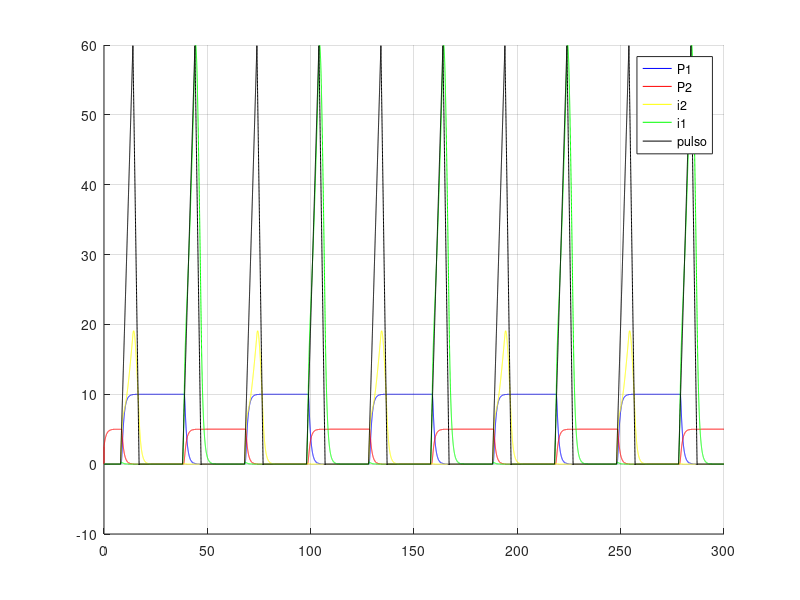
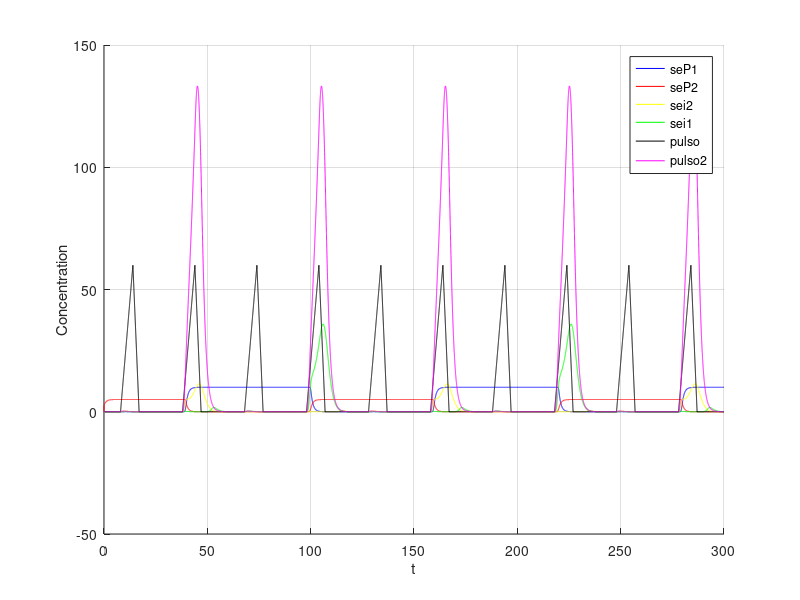
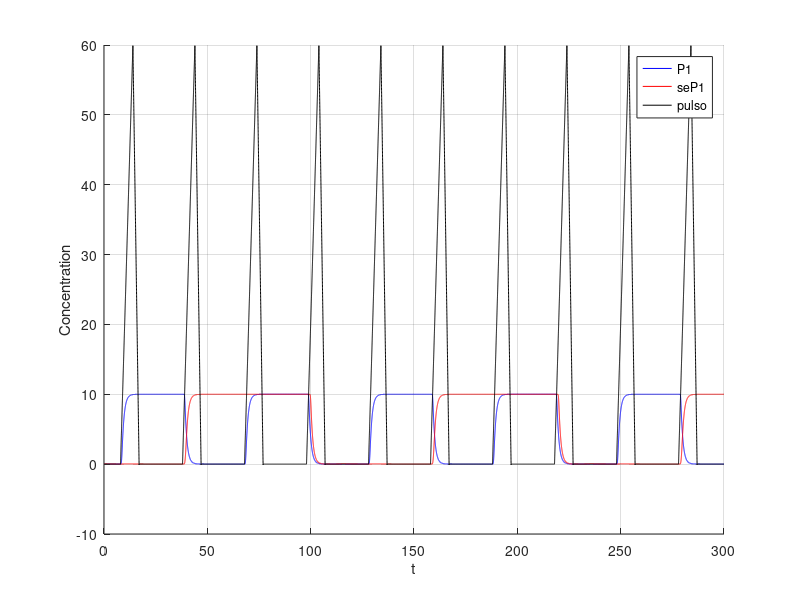

Recreate these plots in MATLAB, in order.
clear;

dt=0.01; 
t=0:dt:300; 

%i = 1 ate 60000

p1 = 0;
p2 = 2.5;
ii1 = 0;
ii2 = 0;

%
alpha0 = 0.1;

% maximal expression rates
km1 = 4;
km2 = 4;

%dissociation constant
kp1 = 1;
kp2 = 2;

% parametros do collins para os iis
beta2 =4;
gama2 = 4;

%mass action constant
k2 = 2;

%degradation rate
kd2 = 0.8;

p1s = zeros(1, length(t));
p2s = zeros(1, length(t));

% pulso representa uma explosao na concentracao de mRNAs que possuem dois operators
% o primeiro precisa de p1 AND (NOT p2) e o segundo precisa de p2 AND (NOT p1)
pulso = zeros(1, length(t));

i1s = zeros(1, length(t));
i2s = zeros(1, length(t));


%posso alterar de diversas estranhas maneiras os alphas
alpha1 = 10; alpha2 = 5;
beta = 4;
gama = 4;

%-------------2bits---------------
% pulso para o segundo switch
pulso2 = zeros(1, length(t));
pulso2aux = 0;

sep1 = 0;
sep2 = 2.5;
seii1 = 0;
seii2 = 0;

% maximal expression rates
sekm1 = 1;
sekm2 = 1;

%dissociation constant
sekp1 = 1;
sekp2 = 2;

% parametros do collins para os iis
sebeta2 =4;
segama2 = 4;

sep1s = zeros(1, length(t));
sep2s = zeros(1, length(t));

sei1s = zeros(1, length(t));
sei2s = zeros(1, length(t));

sealpha1 = 10; sealpha2 = 5;
sebeta =4;
segama = 4;


soma = 0.1
for i = 2:length(t)
   
   if (mod(i, 3000) >800 && mod(i,3000)<1400)
     pulso(i) = pulso(i-1)+soma;
   endif
   
   if (mod(i, 3000) >=1400 && mod(i,3000)<1700)
     pulso(i) = pulso(i-1)-soma*2;
   endif
  
  
div = 1 + p1/kp1 + p2/kp2 + (p1*p2)/(kp1*kp2);
  
  
%  verde, depende do p1 (azul) 
%  dpdt = alpha0 + km1 * pulso(i) * ((1 + p1 / (kp1)) / div) - kd1*ii1;
  dpdt = (  km1  *pulso(i) * ((1 + p1 / (kp1)) / div)     /   (1 + (ii2 / (1 + p1s(i) ) ) ^ beta2)   ) - ii1;
  ii1 = dpdt * dt + ii1;
  i1s(i) = ii1; 
  
  
%  amarelo deve ser o primeiro
% usei collins pois precisava que o crescimento de amarelo reprimisse o crescimento do verde.
%  dpdt = alpha0 + km2 * pulso(i) * ((1 + (p2) / (kp2 )) / div) - kd2*ii2;

% (pulso controla a execucao da  AND entre p1 e not p2) -> representa o maximal expression rate de collins           collins  para verde reprimir amarelo
  dpdt = (  km2  *pulso(i) * ((1 + p2 / (kp2)) / div)       /              (1 + (ii1 / (1 + p2s(i) ) ) ^ gama2)     ) - ii2;
  ii2 = dpdt * dt + ii2;
  i2s(i) = ii2; 
 
  dpdt = (alpha1 / (1 + (p2 / (1 + i2s(i) ) ) ^ beta )) - p1;
  p1 = dpdt * dt + p1;
  p1s(i) = p1;
  
  dpdt = (alpha2 / (1 + (p1 / (1 + i1s(i)) ) ^ gama)) - p2;
  p2 = dpdt * dt + p2;
  p2s(i) = p2;
  
  
%%  ----------2bits-----------
%%  mRNA que vai funcionar como pulso2
  dpdt =  k2*i1s(i) -kd2*pulso2aux;
  pulso2aux = dpdt * dt + pulso2aux;
  pulso2(i) = pulso2aux;
  
  sediv = 1 + sep1/sekp1 + sep2/sekp2 + (sep1*sep2)/(sekp1*sekp2);
  
  dpdt = (  sekm1  *pulso2(i) * ((1 + sep1 / (sekp1)) / sediv)     /   (1 + (seii2 / (1 + sep1s(i) ) ) ^ sebeta2)   ) - seii1;
  seii1 = dpdt * dt + seii1;
  sei1s(i) = seii1; 

  dpdt = (  sekm2  *pulso2(i) * ((1 + sep2 / (sekp2)) / sediv)       /              (1 + (seii1 / (1 + sep2s(i) ) ) ^ segama2)     ) - seii2;
  seii2 = dpdt * dt + seii2;
  sei2s(i) = seii2; 
 
  dpdt = (sealpha1 / (1 + (sep2 / (1 + sei2s(i) ) ) ^ sebeta )) - sep1;
  sep1 = dpdt * dt + sep1;
  sep1s(i) = sep1;
  
  dpdt = (sealpha2 / (1 + (sep1 / (1 + sei1s(i)) ) ^ segama)) - sep2;
  sep2 = dpdt * dt + sep2;
  sep2s(i) = sep2;


endfor

figure;
hold on;
grid on;
%plot(t, p1s, 'b;P1;', t ,p2s, 'r;P2;', t , pulso , 'k;pulso;');
plot(t, p1s, 'b;P1;', t ,p2s, 'r;P2;', t , i2s, 'y;i2;', t ,i1s,'g;i1;', t , pulso , 'k;pulso;');
%
figure;
hold on;
grid on;
%plot(t, p1s, 'b;P1;', t ,p2s, 'r;P2;', t , pulso , 'k;pulso;');
plot(t, sep1s, 'b;seP1;', t ,sep2s, 'r;seP2;', t , sei2s, 'y;sei2;', t ,sei1s,'g;sei1;', t , pulso , 'k;pulso;', t, pulso2, 'm;pulso2;');
xlabel('t');
ylabel('Concentration');

figure;
hold on;
grid on;
%plot(t, p1s, 'b;P1;', t ,p2s, 'r;P2;', t , pulso , 'k;pulso;');
plot(t, p1s, 'b;P1;', t, sep1s, 'r;seP1;', t , pulso , 'k;pulso;');
xlabel('t');
ylabel('Concentration');